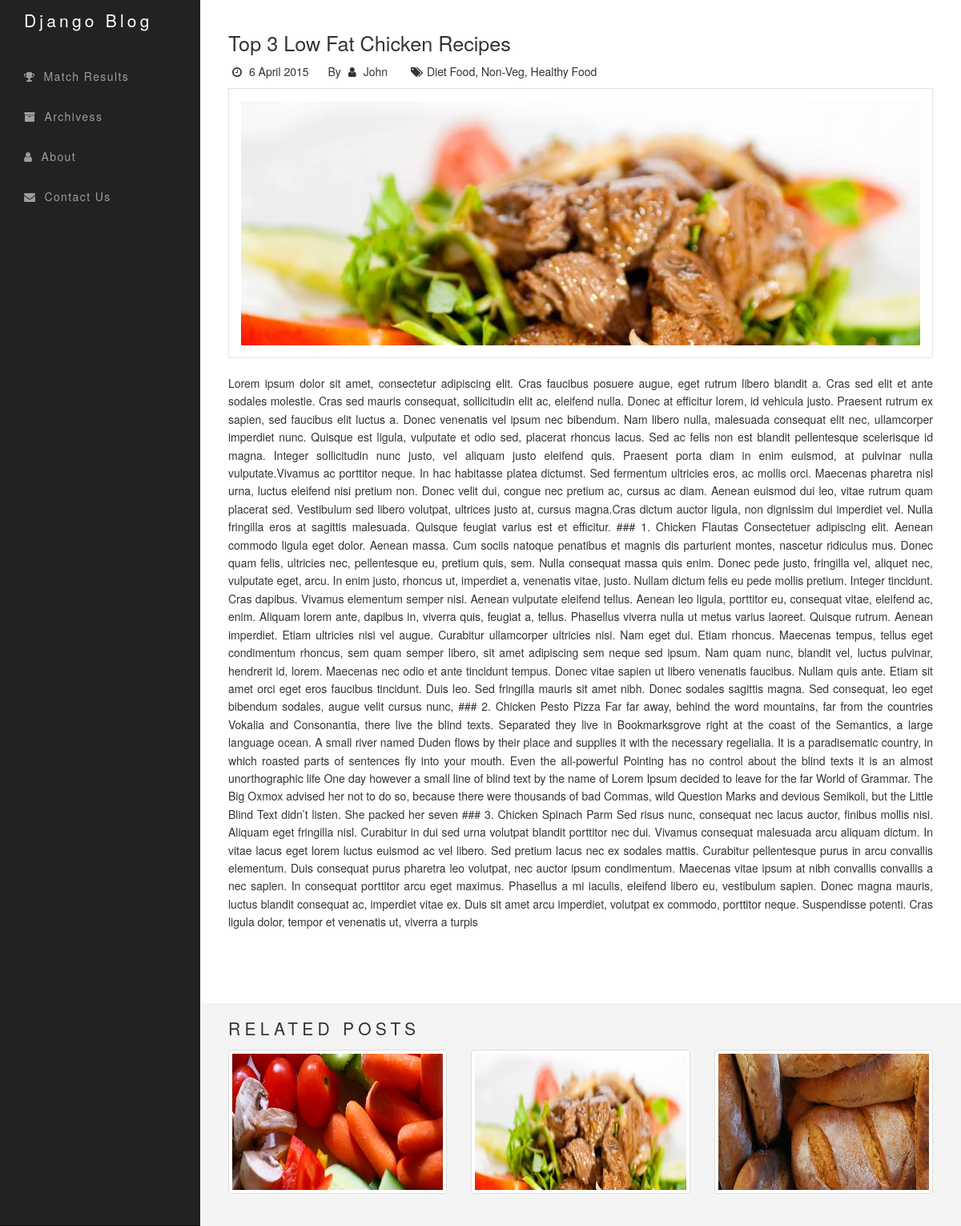
The page /blog/top-3-low-fat-chicken-recipes/ on the database its author committed.
### blog/models.py (models this page shows, shortened)
class PostEntry(models.Model):
	title = models.CharField(max_length=200)
	hero_image = models.ImageField(upload_to='blog/media/')
	post_body = models.TextField()
	post_image = models.ImageField(upload_to='blog/media/', blank=True)
	author = models.CharField(max_length=30)
	created = models.DateTimeField('date published')
	slug = models.SlugField(max_length=200, unique=True)
	published = models.BooleanField(default=True)
	tags = models.ManyToManyField(PostTag)
	objects = PostEntryQuery.as_manager()

class PostTag(models.Model):
	tag = models.CharField(max_length=30)
	def __str__(self):
		return self.tag

### blog/views.py (the view)
# urls.py: url(r'^(?P<article_slug>[\w\-]+)/$', views.Article, name="article"),
def Article(request, article_slug):
	article = models.PostEntry.objects.get(slug=article_slug)
	randomPosts = models.PostEntry.objects.randomPost()
	context = {'article' : article,  'randomPosts': randomPosts}
	return render(request, 'blog/article.html', context)

### blog/models.py (called while the page is built)
	def published(self):
		return self.filter(published=True)

	def randomPost(self):
		return self.published().order_by('?')[:3]

### blog/templates/blog/article.html (shortened to what this page needs)
{% extends "blog/base.html" %}
{% load django_markdown %}
{% if  article %}
    {% block blog_entries %}
        <div class="col-lg-12 blog-post">
            <h1>{{ article.title }}</h1>
            <p class="blog-post-meta">
                <span class="post-time">
                    <i class="fa fa-clock-o"></i> {{article.created | date:'j F Y'}}
                </span>
                <span class="post-author">
                    By <i class="fa fa-user"></i> <a href="#">{{article.author}}</a>
                </span>
                <span class="tags">
                    <i class="fa fa-tags"></i>{{article.tags.all | join:", "}}
                </span>
            </p>
            <img src="/blog/{{article.hero_image.url}}" class="single_post_hero_image">
            <span class="blog-post-single">
                {{ article.post_body | markdown }}
            </span>
        </div>
    {% endblock %}
{% endif %}

### blog/templates/blog/randomArticle.html (shortened to what this page needs)
{%if randomPosts %}
	{% for randomPost in randomPosts %}
		<div class="col-md-4">
			<a href="/blog/{{ randomPost.slug }}/">
				<div class="thumbnail">
					<img  src="/blog/{{randomPost.hero_image.url}}">
				</div>
			</a>
		</div>
	{% endfor %}
{% endif %}

### blog/static/css/style.css (style rules this page uses)
.blog-post { margin-bottom: 30px; text-align: justify; line-height: 1.6em; }
.blog-post h1 { font-size: 1.5em; text-transform: capitalize; }
.blog-post img { display: block; text-align: center; }
.blog-post a { color: #333; }
.blog-post-meta { width: 600px; }
.blog-post-meta i { padding-right: 5px; padding-left: 5px; }
.blog-post .post-author, .blog-post .post-time, .tags { margin-right: 20px; }
img { max-width: 100%; }
.hero_image, .single_post_hero_image { width: 100%; min-height: 180px; margin: 5px 0px 15px 0; }
.thumbnail { position:relative; overflow:hidden; }
.thumbnail img { height: 170px; width: 100%; }
@media (min-width:768px) { .blog-post h1 { font-size: 1.8em; } }
@media (min-width:768px) { .single_post_hero_image { width: 100%; max-height: 376px; padding: 15px; border: 1px solid #e3e3e3; margin: 5px auto; margin-bottom: 20px; float: none; } }

### rows shown on the page
PostEntry: title "Top 3 Low Fat Chicken Recipes", created "6 April 2015", author "John", tags.all "Diet Food, Non-Veg, Healthy Food", hero_image (picture), post_body "Lorem ipsum dolor sit amet, consectetur adipiscing elit. Cras faucibus posuere augue, eget rutrum libero blandit a. Cras sed elit et ante sodales molestie. Cras sed mauris consequat, sollicitudin elit ac, eleifend nulla. Donec at efficitur lorem, id vehicula justo. Praesent rutrum ex sapien, sed faucibus elit luctus a. Donec venenatis vel ipsum nec bibendum. Nam libero nulla, malesuada consequat elit nec, ullamcorper imperdiet nunc. Quisque est ligula, vulputate et odio sed, placerat rhoncus lacus. Sed ac felis non est blandit pellentesque scelerisque id magna. Integer sollicitudin nunc justo, vel aliquam justo eleifend quis. Praesent porta diam in enim euismod, at pulvinar nulla…"
PostEntry: hero_image (picture)
PostEntry: hero_image (picture)
